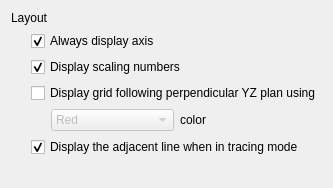
     <widget class="QWidget" name="tab">
      <attribute name="title">
       <string>X Axis</string>
      </attribute>
      <layout class="QVBoxLayout">
       <item>
        <layout class="QHBoxLayout">
         <item>
          <widget class="QLabel" name="textLabel2_3">
           <property name="text">
            <string>Layout</string>
           </property>
           <property name="wordWrap">
            <bool>false</bool>
           </property>
          </widget>
         </item>
         <item>
          <widget class="Line" name="line5_3">
           <property name="sizePolicy">
            <sizepolicy hsizetype="Expanding" vsizetype="Fixed">
             <horstretch>0</horstretch>
             <verstretch>0</verstretch>
            </sizepolicy>
           </property>
           <property name="frameShadow">
            <enum>QFrame::Sunken</enum>
           </property>
          </widget>
         </item>
        </layout>
       </item>
       <item>
        <layout class="QGridLayout">
         <item row="2" column="1">
          <widget class="QCheckBox" name="checkBox2_3">
           <property name="whatsThis">
            <string>Shows a perpendicular grid on the drawing area's edge.</string>
           </property>
           <property name="text">
            <string>Display grid following perpendicular YZ plan using</string>
           </property>
          </widget>
         </item>
         <item row="1" column="1">
          <widget class="QCheckBox" name="checkBox2_2">
           <property name="whatsThis">
            <string>Shows the scaling numbers following the axis.</string>
           </property>
           <property name="text">
            <string>Display scaling numbers</string>
           </property>
           <property name="checked">
            <bool>true</bool>
           </property>
          </widget>
         </item>
         <item row="0" column="0" rowspan="5">
          <spacer name="spacer25">
           <property name="orientation">
            <enum>Qt::Horizontal</enum>
           </property>
           <property name="sizeType">
            <enum>QSizePolicy::Fixed</enum>
           </property>
           <property name="sizeHint" stdset="0">
            <size>
             <width>20</width>
             <height>20</height>
            </size>
           </property>
          </spacer>
         </item>
         <item row="0" column="1">
          <widget class="QCheckBox" name="checkBox2_1">
           <property name="whatsThis">
            <string>Displays the axis when it becomes out of drawing range,</string>
           </property>
           <property name="text">
            <string>Always display axis</string>
           </property>
           <property name="checked">
            <bool>true</bool>
           </property>
          </widget>
         </item>
         <item row="4" column="1">
          <widget class="QCheckBox" name="checkBox2_4">
           <property name="whatsThis">
            <string>Shows a line connecting the tracing cursor to its adjacent axis.</string>
           </property>
           <property name="text">
            <string>Display the adjacent line when in tracing mode</string>
           </property>
           <property name="checked">
            <bool>true</bool>
           </property>
          </widget>
         </item>
         <item row="3" column="1">
          <layout class="QHBoxLayout">
           <item>
            <spacer name="spacer27">
             <property name="orientation">
              <enum>Qt::Horizontal</enum>
             </property>
             <property name="sizeType">
              <enum>QSizePolicy::Fixed</enum>
             </property>
             <property name="sizeHint" stdset="0">
              <size>
               <width>20</width>
               <height>20</height>
              </size>
             </property>
            </spacer>
           </item>
           <item>
            <widget class="QComboBox" name="comboBox2_1">
             <property name="enabled">
              <bool>false</bool>
             </property>
             <property name="whatsThis">
              <string>Grid color.</string>
             </property>
             <property name="currentIndex">
              <number>0</number>
             </property>
             <item>
              <property name="text">
               <string>Red</string>
              </property>
             </item>
             <item>
              <property name="text">
               <string>Green</string>
              </property>
             </item>
             <item>
              <property name="text">
               <string>Blue</string>
              </property>
             </item>
             <item>
              <property name="text">
               <string>Cyan</string>
              </property>
             </item>
             <item>
              <property name="text">
               <string>Magenta</string>
              </property>
             </item>
             <item>
              <property name="text">
               <string>Yellow</string>
              </property>
             </item>
             <item>
              <property name="text">
               <string>White</string>
              </property>
             </item>
             <item>
              <property name="text">
               <string>Gray</string>
              </property>
             </item>
             <item>
              <property name="text">
               <string>Dark Red</string>
              </property>
             </item>
             <item>
              <property name="text">
               <string>Dark Green</string>
              </property>
             </item>
             <item>
              <property name="text">
               <string>Dark Blue</string>
              </property>
             </item>
             <item>
              <property name="text">
               <string>Dark Cyan</string>
              </property>
             </item>
             <item>
              <property name="text">
               <string>Dark Magenta</string>
              </property>
             </item>
             <item>
              <property name="text">
               <string>Dark Yellow</string>
              </property>
             </item>
             <item>
              <property name="text">
               <string>Dark Gray</string>
              </property>
             </item>
             <item>
              <property name="text">
               <string>Black</string>
              </property>
             </item>
            </widget>
           </item>
           <item>
            <widget class="QLabel" name="textLabel1">
             <property name="text">
              <string>color</string>
             </property>
             <property name="wordWrap">
              <bool>false</bool>
             </property>
            </widget>
           </item>
           <item>
            <spacer name="spacer28">
             <property name="orientation">
              <enum>Qt::Horizontal</enum>
             </property>
             <property name="sizeType">
              <enum>QSizePolicy::Ignored</enum>
             </property>
             <property name="sizeHint" stdset="0">
              <size>
               <width>20</width>
               <height>20</height>
              </size>
             </property>
            </spacer>
           </item>
          </layout>
         </item>
        </layout>
       </item>
       <item>
        <spacer name="spacer43">
         <property name="orientation">
          <enum>Qt::Vertical</enum>
         </property>
         <property name="sizeType">
          <enum>QSizePolicy::Expanding</enum>
         </property>
         <property name="sizeHint" stdset="0">
          <size>
           <width>20</width>
           <height>20</height>
          </size>
         </property>
        </spacer>
       </item>
      </layout>
     </widget>
